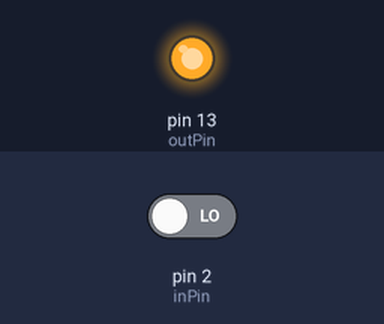
Simulated run of this sketch. Board: Arduino Uno, built with avr-gcc and run on an emulated ATmega328P. Shown: output pins drawn as LEDs (lit = HIGH). The test bench sets the inputs (shaded band); at power-on: pin 2 (inPin) LOW.

Above: at 1.2 s.
1.3 s: pin 2 (inPin) driven HIGH
At 2.2 s:
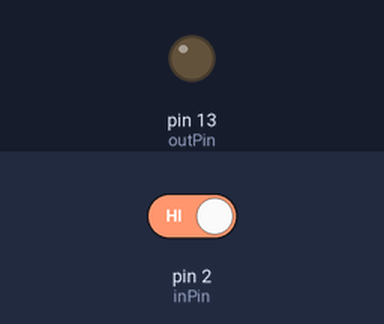
Timing chart, 0 to 4.3 s (numbered marks = the images above; inputs shaded):
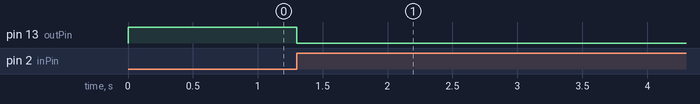

Measured:
- after the input at 1.3 s, pin 13 (outPin): HIGH → LOW at once

The sketch:

sketch_sep21a.ino
```cpp
int inPin = 2;
int outPin = 13;
int state = HIGH;
int previous = LOW;
int reading;
long time = 0;
long debounce = 20;
void setup(){
    pinMode(inPin, INPUT);
    pinMode(outPin, OUTPUT);
  }
void loop(){
    reading = digitalRead(inPin);

    if(reading == HIGH && previous == LOW && millis()-time > debounce)
    {
      if (state == HIGH)
      state = LOW;
      else
      state=HIGH;

      time=millis();
      }

      digitalWrite(outPin, state);

      previous = reading;
  }
```
